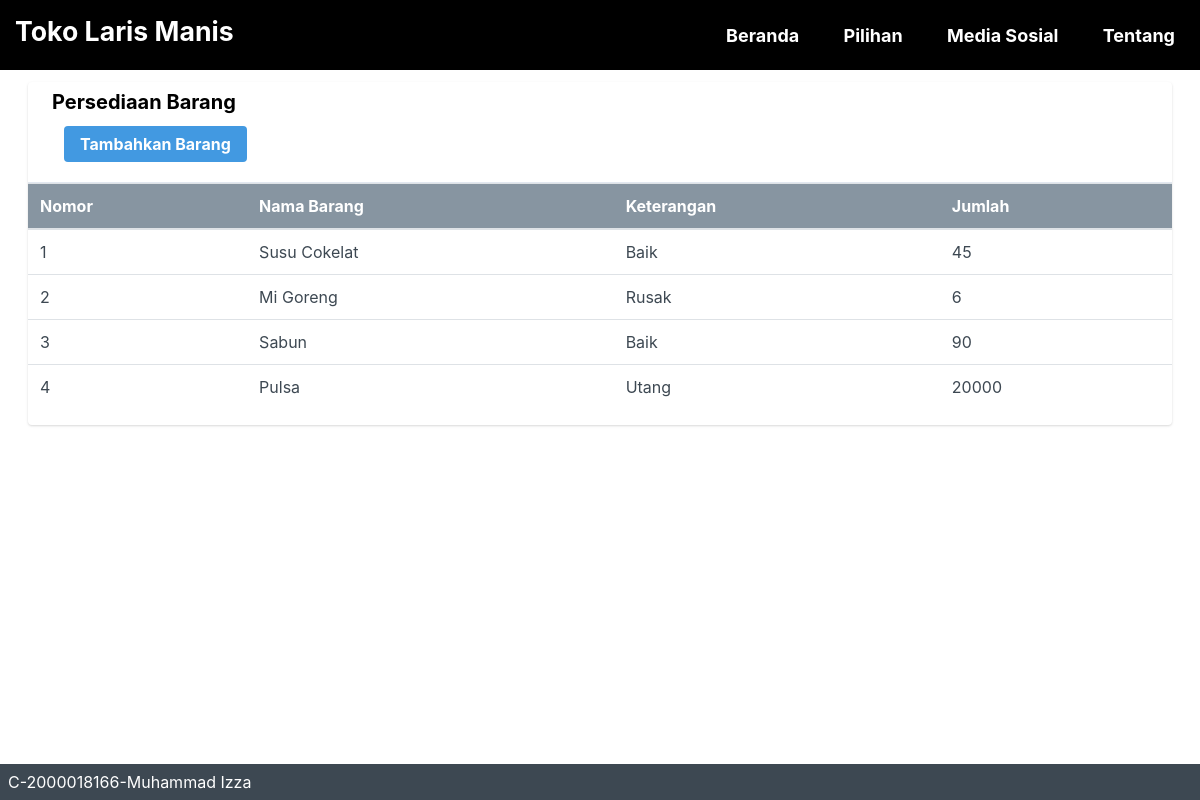
The page / on the database its author committed.
### tables this page shows
CREATE TABLE `stock` (
  `idbarang` int(11) NOT NULL,
  `namabarang` varchar(25) NOT NULL,
  `deskripsi` varchar(25) NOT NULL,
  `stock` int(11) NOT NULL
);

### index.php (the view, shortened to what this page needs)
<?php
require 'function.php';
?>
<!DOCTYPE html>
<head>
    <link rel="stylesheet" href="./dist/styles.css">
    <link rel="stylesheet" href="./dist/all.css">
	<link rel="stylesheet" href="./dist/menu.css">
</head>
<body>
	<div class="mx-auto bg-grey-400">
		<div class="min-h-screen flex flex-col">
			<nav class = "menu">
				<label class = "judul">Toko Laris Manis</label>
				<ul>
					<li><a href = "index.php">Beranda</a></li>
					<li><a href = "index.php">Pilihan</a>
					</li>
					<li><a href = "index.php">Media Sosial</a>
					</li>
					<li><a href = "https://github.com/pelemlegi/ujian-akhir-semester-1.git" target='_blank'>Tentang</a></li>
				</ul>
			</nav>
			<div class="flex flex-1">
				<main class="bg-white-300 flex-1 p-3 overflow-hidden">
					<div class="flex flex-col">
						<div class="flex flex-1 flex-col md:flex-row lg:flex-row mx-2">
							<div class="rounded overflow-hidden shadow bg-white mx-2 w-full">
								<div class="px-6 py-2 border-b border-light-grey">
									<div class="font-bold text-xl">Persediaan Barang</div>
									<div class="p-3">
									<button data-modal='centeredFormModal' class="modal-trigger bg-blue-500 hover:bg-blue-700 text-white font-bold py-2 px-4 rounded">
									Tambahkan Barang
									</button>
									</div>
								</div>
								<div class="table-responsive">
									<table class="table text-grey-darkest">
										<thead class="bg-grey-dark text-white text-normal">
											<tr>
												<th scope="col">Nomor</th>
												<th scope="col">Nama Barang</th>
												<th scope="col">Keterangan</th>
												<th scope="col">Jumlah</th>
											</tr>
										</thead>
										<tbody>
											<?php
												$ambilsemuadatastock = mysqli_query($conn,"select * from stock");
												$i = 1;
												while($data = mysqli_fetch_array($ambilsemuadatastock))
												{
													$namabarang = $data['namabarang'];
													$deskripsi = $data['deskripsi'];
													$stock = $data['stock'];
											?>
											<tr>
												<td><?=$i++;?></td>
												<td><?=$namabarang;?></td>
												<td><?=$deskripsi;?></td>
												<td><?=$stock;?></td>
											</tr>
											<?php
												};
											?>
										</tbody>
									</table>
								</div>
							</div>
						</div>
					</div>
				</main>
			</div>
			<footer class="bg-grey-darkest text-white p-2">
				<div class="flex flex-1 mx-auto">C-2000018166-Muhammad Izza</div>
			</footer>
		</div>
	</div>
</body>
</html>

### rows shown on the page
stock: namabarang "Susu Cokelat", deskripsi "Baik", stock "45"
stock: namabarang "Mi Goreng", deskripsi "Rusak", stock "6"
stock: namabarang "Sabun", deskripsi "Baik", stock "90"
stock: namabarang "Pulsa", deskripsi "Utang", stock "20000"
